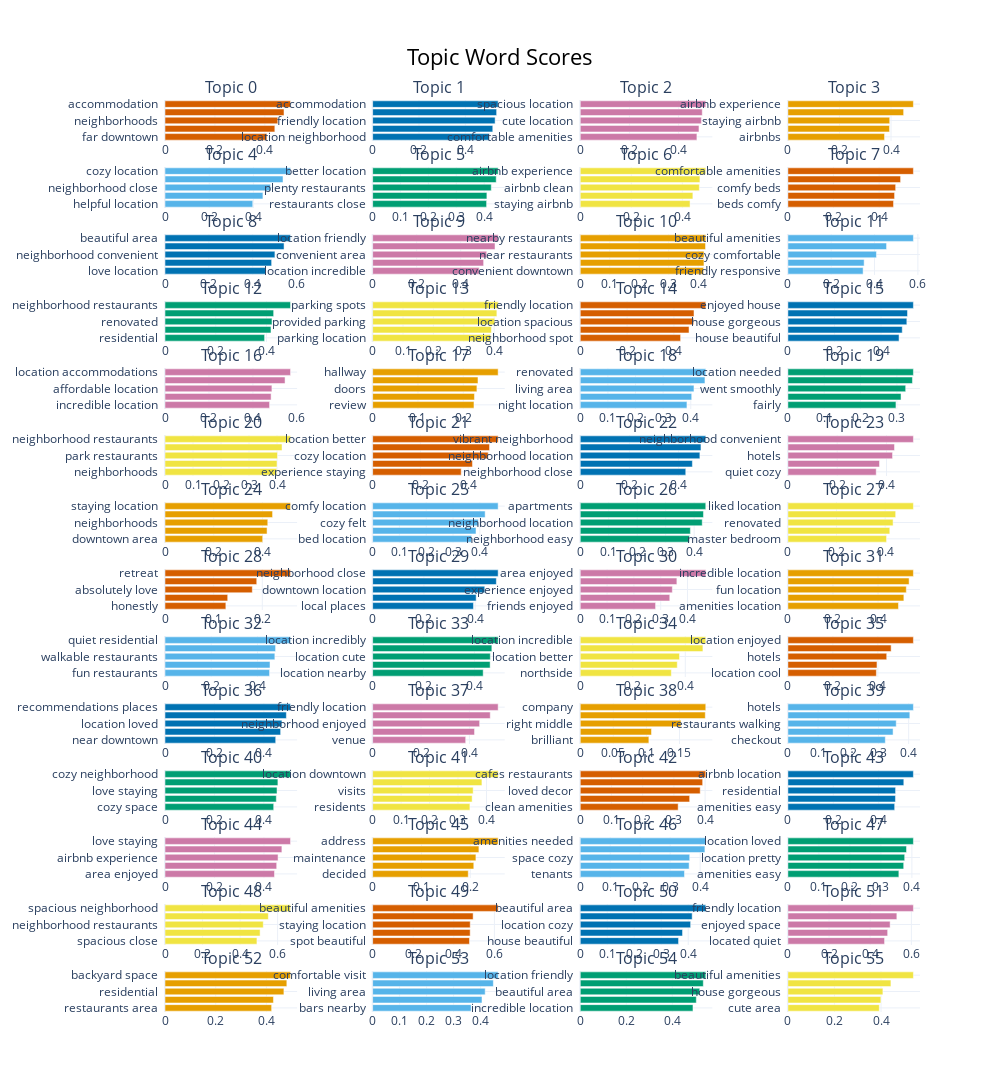

Notebook cell for this chart:
### Markdown cell above
Form topic labels

### Code cell
topic_model.visualize_barchart(top_n_topics=60)

### Figure 1 — Plotly figure (JSON) as saved in the notebook; plotly's stock layout.template omitted (floating-point values rounded to 4 significant figures)
{"data": [{"marker": {"color": "#D55E00"}, "orientation": "h", "type": "bar", "x": [0.4083, 0.4401, 0.452, 0.4769, 0.503], "xaxis": "x", "y": ["far downtown  ", "neighborhood close  ", "neighborhoods  ", "residential  ", "accommodation  "], "yaxis": "y"}, {"marker": {"color": "#0072B2"}, "orientation": "h", "type": "bar", "x": [0.503, 0.5183, 0.5284, 0.535, 0.5415], "xaxis": "x2", "y": ["location neighborhood  ", "location friendly  ", "friendly location  ", "location house  ", "accommodation  "], "yaxis": "y2"}, {"marker": {"color": "#CC79A7"}, "orientation": "h", "type": "bar", "x": [0.4745, 0.4829, 0.4927, 0.4963, 0.5105], "xaxis": "x3", "y": ["comfortable amenities  ", "neighborhood location  ", "cute location  ", "location loved  ", "spacious location  "], "yaxis": "y3"}, {"marker": {"color": "#E69F00"}, "orientation": "h", "type": "bar", "x": [0.3749, 0.394, 0.3949, 0.4489, 0.4867], "xaxis": "x4", "y": ["airbnbs  ", "pleasure staying  ", "staying airbnb  ", "airbnb location  ", "airbnb experience  "], "yaxis": "y4"}, {"marker": {"color": "#56B4E9"}, "orientation": "h", "type": "bar", "x": [0.397, 0.4429, 0.4771, 0.5337, 0.5677], "xaxis": "x5", "y": ["helpful location  ", "downtown area  ", "neighborhood close  ", "cozy space  ", "cozy location  "], "yaxis": "y5"}, {"marker": {"color": "#009E73"}, "orientation": "h", "type": "bar", "x": [0.4086, 0.4096, 0.4254, 0.4431, 0.45], "xaxis": "x6", "y": ["restaurants close  ", "neighborhood close  ", "plenty restaurants  ", "easy location  ", "better location  "], "yaxis": "y6"}, {"marker": {"color": "#F0E442"}, "orientation": "h", "type": "bar", "x": [0.4301, 0.4412, 0.4664, 0.4688, 0.4917], "xaxis": "x7", "y": ["staying airbnb  ", "airbnb location  ", "airbnb clean  ", "airbnbs  ", "airbnb experience  "], "yaxis": "y7"}, {"marker": {"color": "#D55E00"}, "orientation": "h", "type": "bar", "x": [0.463, 0.4675, 0.4722, 0.4938, 0.55], "xaxis": "x8", "y": ["beds comfy  ", "location comfortable  ", "comfy beds  ", "spacious beds  ", "comfortable amenities  "], "yaxis": "y8"}, {"marker": {"color": "#0072B2"}, "orientation": "h", "type": "bar", "x": [0.4596, 0.4863, 0.5012, 0.5429, 0.5724], "xaxis": "x9", "y": ["love location  ", "location cute  ", "neighborhood convenient  ", "location accommodations  ", "beautiful area  "], "yaxis": "y9"}, {"marker": {"color": "#CC79A7"}, "orientation": "h", "type": "bar", "x": [0.4838, 0.504, 0.5178, 0.5557, 0.5699], "xaxis": "x10", "y": ["location incredible  ", "beautiful area  ", "convenient area  ", "friendly location  ", "location friendly  "], "yaxis": "y10"}, {"marker": {"color": "#E69F00"}, "orientation": "h", "type": "bar", "x": [0.4182, 0.4195, 0.4198, 0.4248, 0.4257], "xaxis": "x11", "y": ["convenient downtown  ", "restaurants area  ", "near restaurants  ", "location restaurants  ", "nearby restaurants  "], "yaxis": "y11"}, {"marker": {"color": "#56B4E9"}, "orientation": "h", "type": "bar", "x": [0.3473, 0.352, 0.4087, 0.4554, 0.5793], "xaxis": "x12", "y": ["friendly responsive  ", "responsive friendly  ", "cozy comfortable  ", "clean amenities  ", "beautiful amenities  "], "yaxis": "y12"}, {"marker": {"color": "#009E73"}, "orientation": "h", "type": "bar", "x": [0.3925, 0.4177, 0.4217, 0.4282, 0.4947], "xaxis": "x13", "y": ["residential  ", "quiet residential  ", "renovated  ", "cafe  ", "neighborhood restaurants  "], "yaxis": "y13"}, {"marker": {"color": "#F0E442"}, "orientation": "h", "type": "bar", "x": [0.3879, 0.3909, 0.4019, 0.4089, 0.4131], "xaxis": "x14", "y": ["parking location  ", "parking convenient  ", "provided parking  ", "plenty parking  ", "parking spots  "], "yaxis": "y14"}, {"marker": {"color": "#D55E00"}, "orientation": "h", "type": "bar", "x": [0.4285, 0.4645, 0.4842, 0.4857, 0.5359], "xaxis": "x15", "y": ["neighborhood spot  ", "cute area  ", "location spacious  ", "spacious location  ", "friendly location  "], "yaxis": "y15"}, {"marker": {"color": "#0072B2"}, "orientation": "h", "type": "bar", "x": [0.4773, 0.491, 0.5108, 0.5136, 0.5389], "xaxis": "x16", "y": ["house beautiful  ", "beautiful spacious  ", "house gorgeous  ", "beautiful house  ", "enjoyed house  "], "yaxis": "y16"}, {"marker": {"color": "#CC79A7"}, "orientation": "h", "type": "bar", "x": [0.4757, 0.4827, 0.4864, 0.5462, 0.5711], "xaxis": "x17", "y": ["incredible location  ", "terrific location  ", "affordable location  ", "location enjoyed  ", "location accommodations  "], "yaxis": "y17"}, {"marker": {"color": "#E69F00"}, "orientation": "h", "type": "bar", "x": [0.2236, 0.2246, 0.2301, 0.2324, 0.2769], "xaxis": "x18", "y": ["review  ", "floors  ", "doors  ", "air conditioning  ", "hallway  "], "yaxis": "y18"}, {"marker": {"color": "#56B4E9"}, "orientation": "h", "type": "bar", "x": [0.3862, 0.4035, 0.4116, 0.4514, 0.4543], "xaxis": "x19", "y": ["night location  ", "wicker park  ", "living area  ", "uptown  ", "renovated  "], "yaxis": "y19"}, {"marker": {"color": "#009E73"}, "orientation": "h", "type": "bar", "x": [0.2974, 0.3114, 0.3242, 0.3428, 0.3454], "xaxis": "x20", "y": ["fairly  ", "lot fun  ", "went smoothly  ", "phenomenal  ", "location needed  "], "yaxis": "y20"}, {"marker": {"color": "#F0E442"}, "orientation": "h", "type": "bar", "x": [0.3989, 0.3999, 0.4016, 0.4179, 0.4482], "xaxis": "x21", "y": ["neighborhoods  ", "amenities location  ", "park restaurants  ", "neighborhood location  ", "neighborhood restaurants  "], "yaxis": "y21"}, {"marker": {"color": "#D55E00"}, "orientation": "h", "type": "bar", "x": [0.3705, 0.4177, 0.4834, 0.4891, 0.5251], "xaxis": "x22", "y": ["experience staying  ", "kitchen area  ", "cozy location  ", "nearby restaurants  ", "location better  "], "yaxis": "y22"}, {"marker": {"color": "#0072B2"}, "orientation": "h", "type": "bar", "x": [0.4292, 0.4562, 0.4867, 0.491, 0.5106], "xaxis": "x23", "y": ["neighborhood close  ", "cozy close  ", "neighborhood location  ", "residential  ", "vibrant neighborhood  "], "yaxis": "y23"}, {"marker": {"color": "#CC79A7"}, "orientation": "h", "type": "bar", "x": [0.3582, 0.3715, 0.4245, 0.4325, 0.5091], "xaxis": "x24", "y": ["quiet cozy  ", "main street  ", "hotels  ", "options nearby  ", "neighborhood convenient  "], "yaxis": "y24"}, {"marker": {"color": "#E69F00"}, "orientation": "h", "type": "bar", "x": [0.4008, 0.4188, 0.4217, 0.4414, 0.5151], "xaxis": "x25", "y": ["downtown area  ", "location city  ", "neighborhoods  ", "lots amenities  ", "staying location  "], "yaxis": "y25"}, {"marker": {"color": "#56B4E9"}, "orientation": "h", "type": "bar", "x": [0.3689, 0.3856, 0.3944, 0.4197, 0.4682], "xaxis": "x26", "y": ["bed location  ", "amenities provided  ", "cozy felt  ", "affordable location  ", "comfy location  "], "yaxis": "y26"}, {"marker": {"color": "#009E73"}, "orientation": "h", "type": "bar", "x": [0.3836, 0.3866, 0.4283, 0.4327, 0.4408], "xaxis": "x27", "y": ["neighborhood easy  ", "comfortable kitchen  ", "neighborhood location  ", "space amenities  ", "apartments  "], "yaxis": "y27"}, {"marker": {"color": "#F0E442"}, "orientation": "h", "type": "bar", "x": [0.4056, 0.4189, 0.4324, 0.4431, 0.5159], "xaxis": "x28", "y": ["master bedroom  ", "beautiful space  ", "renovated  ", "location cool  ", "liked location  "], "yaxis": "y28"}, {"marker": {"color": "#D55E00"}, "orientation": "h", "type": "bar", "x": [0.1251, 0.1289, 0.1795, 0.1886, 0.258], "xaxis": "x29", "y": ["honestly  ", "worth money  ", "absolutely love  ", "couples  ", "retreat  "], "yaxis": "y29"}, {"marker": {"color": "#0072B2"}, "orientation": "h", "type": "bar", "x": [0.3934, 0.404, 0.4374, 0.4827, 0.4897], "xaxis": "x30", "y": ["local places  ", "outstanding location  ", "downtown location  ", "location better  ", "neighborhood close  "], "yaxis": "y30"}, {"marker": {"color": "#CC79A7"}, "orientation": "h", "type": "bar", "x": [0.2808, 0.3338, 0.3432, 0.3602, 0.4679], "xaxis": "x31", "y": ["friends enjoyed  ", "staycation  ", "experience enjoyed  ", "family enjoyed  ", "area enjoyed  "], "yaxis": "y31"}, {"marker": {"color": "#E69F00"}, "orientation": "h", "type": "bar", "x": [0.4906, 0.5145, 0.5254, 0.5378, 0.5568], "xaxis": "x32", "y": ["amenities location  ", "area beautiful  ", "fun location  ", "location amenities  ", "incredible location  "], "yaxis": "y32"}, {"marker": {"color": "#56B4E9"}, "orientation": "h", "type": "bar", "x": [0.4522, 0.4542, 0.4752, 0.4783, 0.543], "xaxis": "x33", "y": ["fun restaurants  ", "neighborhoods  ", "walkable restaurants  ", "residential  ", "quiet residential  "], "yaxis": "y33"}, {"marker": {"color": "#009E73"}, "orientation": "h", "type": "bar", "x": [0.4342, 0.4615, 0.4622, 0.4682, 0.493], "xaxis": "x34", "y": ["location nearby  ", "places location  ", "location cute  ", "location comfortable  ", "location incredibly  "], "yaxis": "y34"}, {"marker": {"color": "#F0E442"}, "orientation": "h", "type": "bar", "x": [0.3468, 0.3693, 0.3778, 0.4671, 0.4779], "xaxis": "x35", "y": ["northside  ", "location overall  ", "location better  ", "terrific location  ", "location incredible  "], "yaxis": "y35"}, {"marker": {"color": "#D55E00"}, "orientation": "h", "type": "bar", "x": [0.3934, 0.3961, 0.4394, 0.4591, 0.558], "xaxis": "x36", "y": ["location cool  ", "helpful location  ", "hotels  ", "better hotel  ", "location enjoyed  "], "yaxis": "y36"}, {"marker": {"color": "#0072B2"}, "orientation": "h", "type": "bar", "x": [0.4478, 0.4677, 0.4729, 0.4909, 0.5077], "xaxis": "x37", "y": ["near downtown  ", "restaurants area  ", "location loved  ", "location amenities  ", "recommendations places  "], "yaxis": "y37"}, {"marker": {"color": "#CC79A7"}, "orientation": "h", "type": "bar", "x": [0.3846, 0.4211, 0.4422, 0.486, 0.5187], "xaxis": "x38", "y": ["venue  ", "neighborhood beautiful  ", "neighborhood enjoyed  ", "location spacious  ", "friendly location  "], "yaxis": "y38"}, {"marker": {"color": "#E69F00"}, "orientation": "h", "type": "bar", "x": [0.1037, 0.1077, 0.1523, 0.189, 0.1897], "xaxis": "x39", "y": ["brilliant  ", "reccomend  ", "right middle  ", "10 stars  ", "company  "], "yaxis": "y39"}, {"marker": {"color": "#56B4E9"}, "orientation": "h", "type": "bar", "x": [0.3226, 0.3483, 0.3587, 0.4038, 0.4156], "xaxis": "x40", "y": ["checkout  ", "indoor  ", "restaurants walking  ", "pleasure staying  ", "hotels  "], "yaxis": "y40"}, {"marker": {"color": "#009E73"}, "orientation": "h", "type": "bar", "x": [0.4398, 0.4504, 0.4533, 0.4569, 0.5079], "xaxis": "x41", "y": ["cozy space  ", "location cozy  ", "love staying  ", "cozy location  ", "cozy neighborhood  "], "yaxis": "y41"}, {"marker": {"color": "#F0E442"}, "orientation": "h", "type": "bar", "x": [0.3418, 0.3497, 0.3533, 0.3841, 0.4411], "xaxis": "x42", "y": ["residents  ", "living dining  ", "visits  ", "uptown  ", "location downtown  "], "yaxis": "y42"}, {"marker": {"color": "#D55E00"}, "orientation": "h", "type": "bar", "x": [0.3137, 0.3505, 0.3843, 0.3922, 0.4021], "xaxis": "x43", "y": ["clean amenities  ", "decor location  ", "loved decor  ", "amenities like  ", "cafes restaurants  "], "yaxis": "y43"}, {"marker": {"color": "#0072B2"}, "orientation": "h", "type": "bar", "x": [0.4705, 0.4739, 0.4745, 0.5107, 0.553], "xaxis": "x44", "y": ["amenities easy  ", "residential area  ", "residential  ", "location accommodations  ", "airbnb location  "], "yaxis": "y44"}, {"marker": {"color": "#CC79A7"}, "orientation": "h", "type": "bar", "x": [0.4425, 0.4514, 0.4569, 0.4724, 0.5073], "xaxis": "x45", "y": ["area enjoyed  ", "comfortable house  ", "airbnb experience  ", "beautiful house  ", "love staying  "], "yaxis": "y45"}, {"marker": {"color": "#E69F00"}, "orientation": "h", "type": "bar", "x": [0.1959, 0.2072, 0.2115, 0.2176, 0.257], "xaxis": "x46", "y": ["decided  ", "reservation  ", "maintenance  ", "review  ", "address  "], "yaxis": "y46"}, {"marker": {"color": "#56B4E9"}, "orientation": "h", "type": "bar", "x": [0.3477, 0.3632, 0.3651, 0.4159, 0.4187], "xaxis": "x47", "y": ["tenants  ", "comfortable space  ", "space cozy  ", "neighborhood cute  ", "amenities needed  "], "yaxis": "y47"}, {"marker": {"color": "#009E73"}, "orientation": "h", "type": "bar", "x": [0.358, 0.3736, 0.3768, 0.3827, 0.4049], "xaxis": "x48", "y": ["amenities easy  ", "near downtown  ", "location pretty  ", "downtown area  ", "location loved  "], "yaxis": "y48"}, {"marker": {"color": "#F0E442"}, "orientation": "h", "type": "bar", "x": [0.4898, 0.5066, 0.5235, 0.5506, 0.6687], "xaxis": "x49", "y": ["spacious close  ", "amenities close  ", "neighborhood restaurants  ", "location nearby  ", "spacious neighborhood  "], "yaxis": "y49"}, {"marker": {"color": "#D55E00"}, "orientation": "h", "type": "bar", "x": [0.4772, 0.4806, 0.4809, 0.4952, 0.6185], "xaxis": "x50", "y": ["spot beautiful  ", "loved neighborhood  ", "staying location  ", "restaurants space  ", "beautiful amenities  "], "yaxis": "y50"}, {"marker": {"color": "#0072B2"}, "orientation": "h", "type": "bar", "x": [0.3641, 0.3789, 0.4089, 0.4146, 0.465], "xaxis": "x51", "y": ["house beautiful  ", "location neighborhood  ", "location cozy  ", "cozy space  ", "beautiful area  "], "yaxis": "y51"}, {"marker": {"color": "#CC79A7"}, "orientation": "h", "type": "bar", "x": [0.4698, 0.4848, 0.4968, 0.5295, 0.6099], "xaxis": "x52", "y": ["located quiet  ", "residential area  ", "enjoyed space  ", "comfortable neighborhood  ", "friendly location  "], "yaxis": "y52"}, {"marker": {"color": "#E69F00"}, "orientation": "h", "type": "bar", "x": [0.4207, 0.4278, 0.4691, 0.4806, 0.4952], "xaxis": "x53", "y": ["restaurants area  ", "located neighborhood  ", "residential  ", "restaurants amenities  ", "backyard space  "], "yaxis": "y53"}, {"marker": {"color": "#56B4E9"}, "orientation": "h", "type": "bar", "x": [0.3649, 0.4052, 0.417, 0.4472, 0.465], "xaxis": "x54", "y": ["bars nearby  ", "locations  ", "living area  ", "uptown  ", "comfortable visit  "], "yaxis": "y54"}, {"marker": {"color": "#009E73"}, "orientation": "h", "type": "bar", "x": [0.4897, 0.5041, 0.519, 0.5345, 0.5452], "xaxis": "x55", "y": ["incredible location  ", "affordable location  ", "beautiful area  ", "location enjoyed  ", "location friendly  "], "yaxis": "y55"}, {"marker": {"color": "#F0E442"}, "orientation": "h", "type": "bar", "x": [0.3926, 0.3994, 0.4081, 0.4425, 0.539], "xaxis": "x56", "y": ["cute area  ", "parking house  ", "house gorgeous  ", "airbnb location  ", "beautiful amenities  "], "yaxis": "y56"}], "layout": {"annotations": [{"font": {"size": 16}, "showarrow": false, "text": "Topic 0", "x": 0.0875, "xanchor": "center", "xref": "paper", "y": 1.0, "yanchor": "bottom", "yref": "paper"}, {"font": {"size": 16}, "showarrow": false, "text": "Topic 1", "x": 0.3625, "xanchor": "center", "xref": "paper", "y": 1.0, "yanchor": "bottom", "yref": "paper"}, {"font": {"size": 16}, "showarrow": false, "text": "Topic 2", "x": 0.6375, "xanchor": "center", "xref": "paper", "y": 1.0, "yanchor": "bottom", "yref": "paper"}, {"font": {"size": 16}, "showarrow": false, "text": "Topic 3", "x": 0.9125, "xanchor": "center", "xref": "paper", "y": 1.0, "yanchor": "bottom", "yref": "paper"}, {"font": {"size": 16}, "showarrow": false, "text": "Topic 4", "x": 0.0875, "xanchor": "center", "xref": "paper", "y": 0.9265, "yanchor": "bottom", "yref": "paper"}, {"font": {"size": 16}, "showarrow": false, "text": "Topic 5", "x": 0.3625, "xanchor": "center", "xref": "paper", "y": 0.9265, "yanchor": "bottom", "yref": "paper"}, {"font": {"size": 16}, "showarrow": false, "text": "Topic 6", "x": 0.6375, "xanchor": "center", "xref": "paper", "y": 0.9265, "yanchor": "bottom", "yref": "paper"}, {"font": {"size": 16}, "showarrow": false, "text": "Topic 7", "x": 0.9125, "xanchor": "center", "xref": "paper", "y": 0.9265, "yanchor": "bottom", "yref": "paper"}, {"font": {"size": 16}, "showarrow": false, "text": "Topic 8", "x": 0.0875, "xanchor": "center", "xref": "paper", "y": 0.8531, "yanchor": "bottom", "yref": "paper"}, {"font": {"size": 16}, "showarrow": false, "text": "Topic 9", "x": 0.3625, "xanchor": "center", "xref": "paper", "y": 0.8531, "yanchor": "bottom", "yref": "paper"}, {"font": {"size": 16}, "showarrow": false, "text": "Topic 10", "x": 0.6375, "xanchor": "center", "xref": "paper", "y": 0.8531, "yanchor": "bottom", "yref": "paper"}, {"font": {"size": 16}, "showarrow": false, "text": "Topic 11", "x": 0.9125, "xanchor": "center", "xref": "paper", "y": 0.8531, "yanchor": "bottom", "yref": "paper"}, {"font": {"size": 16}, "showarrow": false, "text": "Topic 12", "x": 0.0875, "xanchor": "center", "xref": "paper", "y": 0.7796, "yanchor": "bottom", "yref": "paper"}, {"font": {"size": 16}, "showarrow": false, "text": "Topic 13", "x": 0.3625, "xanchor": "center", "xref": "paper", "y": 0.7796, "yanchor": "bottom", "yref": "paper"}, {"font": {"size": 16}, "showarrow": false, "text": "Topic 14", "x": 0.6375, "xanchor": "center", "xref": "paper", "y": 0.7796, "yanchor": "bottom", "yref": "paper"}, {"font": {"size": 16}, "showarrow": false, "text": "Topic 15", "x": 0.9125, "xanchor": "center", "xref": "paper", "y": 0.7796, "yanchor": "bottom", "yref": "paper"}, {"font": {"size": 16}, "showarrow": false, "text": "Topic 16", "x": 0.0875, "xanchor": "center", "xref": "paper", "y": 0.7061, "yanchor": "bottom", "yref": "paper"}, {"font": {"size": 16}, "showarrow": false, "text": "Topic 17", "x": 0.3625, "xanchor": "center", "xref": "paper", "y": 0.7061, "yanchor": "bottom", "yref": "paper"}, {"font": {"size": 16}, "showarrow": false, "text": "Topic 18", "x": 0.6375, "xanchor": "center", "xref": "paper", "y": 0.7061, "yanchor": "bottom", "yref": "paper"}, {"font": {"size": 16}, "showarrow": false, "text": "Topic 19", "x": 0.9125, "xanchor": "center", "xref": "paper", "y": 0.7061, "yanchor": "bottom", "yref": "paper"}, {"font": {"size": 16}, "showarrow": false, "text": "Topic 20", "x": 0.0875, "xanchor": "center", "xref": "paper", "y": 0.6327, "yanchor": "bottom", "yref": "paper"}, {"font": {"size": 16}, "showarrow": false, "text": "Topic 21", "x": 0.3625, "xanchor": "center", "xref": "paper", "y": 0.6327, "yanchor": "bottom", "yref": "paper"}, {"font": {"size": 16}, "showarrow": false, "text": "Topic 22", "x": 0.6375, "xanchor": "center", "xref": "paper", "y": 0.6327, "yanchor": "bottom", "yref": "paper"}, {"font": {"size": 16}, "showarrow": false, "text": "Topic 23", "x": 0.9125, "xanchor": "center", "xref": "paper", "y": 0.6327, "yanchor": "bottom", "yref": "paper"}, {"font": {"size": 16}, "showarrow": false, "text": "Topic 24", "x": 0.0875, "xanchor": "center", "xref": "paper", "y": 0.5592, "yanchor": "bottom", "yref": "paper"}, {"font": {"size": 16}, "showarrow": false, "text": "Topic 25", "x": 0.3625, "xanchor": "center", "xref": "paper", "y": 0.5592, "yanchor": "bottom", "yref": "paper"}, {"font": {"size": 16}, "showarrow": false, "text": "Topic 26", "x": 0.6375, "xanchor": "center", "xref": "paper", "y": 0.5592, "yanchor": "bottom", "yref": "paper"}, {"font": {"size": 16}, "showarrow": false, "text": "Topic 27", "x": 0.9125, "xanchor": "center", "xref": "paper", "y": 0.5592, "yanchor": "bottom", "yref": "paper"}, {"font": {"size": 16}, "showarrow": false, "text": "Topic 28", "x": 0.0875, "xanchor": "center", "xref": "paper", "y": 0.4857, "yanchor": "bottom", "yref": "paper"}, {"font": {"size": 16}, "showarrow": false, "text": "Topic 29", "x": 0.3625, "xanchor": "center", "xref": "paper", "y": 0.4857, "yanchor": "bottom", "yref": "paper"}, {"font": {"size": 16}, "showarrow": false, "text": "Topic 30", "x": 0.6375, "xanchor": "center", "xref": "paper", "y": 0.4857, "yanchor": "bottom", "yref": "paper"}, {"font": {"size": 16}, "showarrow": false, "text": "Topic 31", "x": 0.9125, "xanchor": "center", "xref": "paper", "y": 0.4857, "yanchor": "bottom", "yref": "paper"}, {"font": {"size": 16}, "showarrow": false, "text": "Topic 32", "x": 0.0875, "xanchor": "center", "xref": "paper", "y": 0.4122, "yanchor": "bottom", "yref": "paper"}, {"font": {"size": 16}, "showarrow": false, "text": "Topic 33", "x": 0.3625, "xanchor": "center", "xref": "paper", "y": 0.4122, "yanchor": "bottom", "yref": "paper"}, {"font": {"size": 16}, "showarrow": false, "text": "Topic 34", "x": 0.6375, "xanchor": "center", "xref": "paper", "y": 0.4122, "yanchor": "bottom", "yref": "paper"}, {"font": {"size": 16}, "showarrow": false, "text": "Topic 35", "x": 0.9125, "xanchor": "center", "xref": "paper", "y": 0.4122, "yanchor": "bottom", "yref": "paper"}, {"font": {"size": 16}, "showarrow": false, "text": "Topic 36", "x": 0.0875, "xanchor": "center", "xref": "paper", "y": 0.3388, "yanchor": "bottom", "yref": "paper"}, {"font": {"size": 16}, "showarrow": false, "text": "Topic 37", "x": 0.3625, "xanchor": "center", "xref": "paper", "y": 0.3388, "yanchor": "bottom", "yref": "paper"}, {"font": {"size": 16}, "showarrow": false, "text": "Topic 38", "x": 0.6375, "xanchor": "center", "xref": "paper", "y": 0.3388, "yanchor": "bottom", "yref": "paper"}, {"font": {"size": 16}, "showarrow": false, "text": "Topic 39", "x": 0.9125, "xanchor": "center", "xref": "paper", "y": 0.3388, "yanchor": "bottom", "yref": "paper"}, {"font": {"size": 16}, "showarrow": false, "text": "Topic 40", "x": 0.0875, "xanchor": "center", "xref": "paper", "y": 0.2653, "yanchor": "bottom", "yref": "paper"}, {"font": {"size": 16}, "showarrow": false, "text": "Topic 41", "x": 0.3625, "xanchor": "center", "xref": "paper", "y": 0.2653, "yanchor": "bottom", "yref": "paper"}, {"font": {"size": 16}, "showarrow": false, "text": "Topic 42", "x": 0.6375, "xanchor": "center", "xref": "paper", "y": 0.2653, "yanchor": "bottom", "yref": "paper"}, {"font": {"size": 16}, "showarrow": false, "text": "Topic 43", "x": 0.9125, "xanchor": "center", "xref": "paper", "y": 0.2653, "yanchor": "bottom", "yref": "paper"}, {"font": {"size": 16}, "showarrow": false, "text": "Topic 44", "x": 0.0875, "xanchor": "center", "xref": "paper", "y": 0.1918, "yanchor": "bottom", "yref": "paper"}, {"font": {"size": 16}, "showarrow": false, "text": "Topic 45", "x": 0.3625, "xanchor": "center", "xref": "paper", "y": 0.1918, "yanchor": "bottom", "yref": "paper"}, {"font": {"size": 16}, "showarrow": false, "text": "Topic 46", "x": 0.6375, "xanchor": "center", "xref": "paper", "y": 0.1918, "yanchor": "bottom", "yref": "paper"}, {"font": {"size": 16}, "showarrow": false, "text": "Topic 47", "x": 0.9125, "xanchor": "center", "xref": "paper", "y": 0.1918, "yanchor": "bottom", "yref": "paper"}, {"font": {"size": 16}, "showarrow": false, "text": "Topic 48", "x": 0.0875, "xanchor": "center", "xref": "paper", "y": 0.1184, "yanchor": "bottom", "yref": "paper"}, {"font": {"size": 16}, "showarrow": false, "text": "Topic 49", "x": 0.3625, "xanchor": "center", "xref": "paper", "y": 0.1184, "yanchor": "bottom", "yref": "paper"}, {"font": {"size": 16}, "showarrow": false, "text": "Topic 50", "x": 0.6375, "xanchor": "center", "xref": "paper", "y": 0.1184, "yanchor": "bottom", "yref": "paper"}, {"font": {"size": 16}, "showarrow": false, "text": "Topic 51", "x": 0.9125, "xanchor": "center", "xref": "paper", "y": 0.1184, "yanchor": "bottom", "yref": "paper"}, {"font": {"size": 16}, "showarrow": false, "text": "Topic 52", "x": 0.0875, "xanchor": "center", "xref": "paper", "y": 0.0449, "yanchor": "bottom", "yref": "paper"}, {"font": {"size": 16}, "showarrow": false, "text": "Topic 53", "x": 0.3625, "xanchor": "center", "xref": "paper", "y": 0.0449, "yanchor": "bottom", "yref": "paper"}, {"font": {"size": 16}, "showarrow": false, "text": "Topic 54", "x": 0.6375, "xanchor": "center", "xref": "paper", "y": 0.0449, "yanchor": "bottom", "yref": "paper"}, {"font": {"size": 16}, "showarrow": false, "text": "Topic 55", "x": 0.9125, "xanchor": "center", "xref": "paper", "y": 0.0449, "yanchor": "bottom", "yref": "paper"}], "height": 3500, "hoverlabel": {"bgcolor": "white", "font": {"family": "Rockwell", "size": 16}}, "showlegend": false, "title": {"font": {"color": "Black", "size": 22}, "text": "Topic Word Scores", "x": 0.5, "xanchor": "center", "yanchor": "top"}, "width": 1000, "xaxis": {"anchor": "y", "domain": [0, 0.175], "showgrid": true}, "xaxis10": {"anchor": "y10", "domain": [0.275, 0.45], "showgrid": true}, "xaxis11": {"anchor": "y11", "domain": [0.55, 0.725], "showgrid": true}, "xaxis12": {"anchor": "y12", "domain": [0.825, 1], "showgrid": true}, "xaxis13": {"anchor": "y13", "domain": [0, 0.175], "showgrid": true}, "xaxis14": {"anchor": "y14", "domain": [0.275, 0.45], "showgrid": true}, "xaxis15": {"anchor": "y15", "domain": [0.55, 0.725], "showgrid": true}, "xaxis16": {"anchor": "y16", "domain": [0.825, 1], "showgrid": true}, "xaxis17": {"anchor": "y17", "domain": [0, 0.175], "showgrid": true}, "xaxis18": {"anchor": "y18", "domain": [0.275, 0.45], "showgrid": true}, "xaxis19": {"anchor": "y19", "domain": [0.55, 0.725], "showgrid": true}, "xaxis2": {"anchor": "y2", "domain": [0.275, 0.45], "showgrid": true}, "xaxis20": {"anchor": "y20", "domain": [0.825, 1], "showgrid": true}, "xaxis21": {"anchor": "y21", "domain": [0, 0.175], "showgrid": true}, "xaxis22": {"anchor": "y22", "domain": [0.275, 0.45], "showgrid": true}, "xaxis23": {"anchor": "y23", "domain": [0.55, 0.725], "showgrid": true}, "xaxis24": {"anchor": "y24", "domain": [0.825, 1], "showgrid": true}, "xaxis25": {"anchor": "y25", "domain": [0, 0.175], "showgrid": true}, "xaxis26": {"anchor": "y26", "domain": [0.275, 0.45], "showgrid": true}, "xaxis27": {"anchor": "y27", "domain": [0.55, 0.725], "showgrid": true}, "xaxis28": {"anchor": "y28", "domain": [0.825, 1], "showgrid": true}, "xaxis29": {"anchor": "y29", "domain": [0, 0.175], "showgrid": true}, "xaxis3": {"anchor": "y3", "domain": [0.55, 0.725], "showgrid": true}, "xaxis30": {"anchor": "y30", "domain": [0.275, 0.45], "showgrid": true}, "xaxis31": {"anchor": "y31", "domain": [0.55, 0.725], "showgrid": true}, "xaxis32": {"anchor": "y32", "domain": [0.825, 1], "showgrid": true}, "xaxis33": {"anchor": "y33", "domain": [0, 0.175], "showgrid": true}, "xaxis34": {"anchor": "y34", "domain": [0.275, 0.45], "showgrid": true}, "xaxis35": {"anchor": "y35", "domain": [0.55, 0.725], "showgrid": true}, "xaxis36": {"anchor": "y36", "domain": [0.825, 1], "showgrid": true}, "xaxis37": {"anchor": "y37", "domain": [0, 0.175], "showgrid": true}, "xaxis38": {"anchor": "y38", "domain": [0.275, 0.45], "showgrid": true}, "xaxis39": {"anchor": "y39", "domain": [0.55, 0.725], "showgrid": true}, "xaxis4": {"anchor": "y4", "domain": [0.825, 1], "showgrid": true}, "xaxis40": {"anchor": "y40", "domain": [0.825, 1], "showgrid": true}, "xaxis41": {"anchor": "y41", "domain": [0, 0.175], "showgrid": true}, "xaxis42": {"anchor": "y42", "domain": [0.275, 0.45], "showgrid": true}, "xaxis43": {"anchor": "y43", "domain": [0.55, 0.725], "showgrid": true}, "xaxis44": {"anchor": "y44", "domain": [0.825, 1], "showgrid": true}, "xaxis45": {"anchor": "y45", "domain": [0, 0.175], "showgrid": true}, "xaxis46": {"anchor": "y46", "domain": [0.275, 0.45], "showgrid": true}, "xaxis47": {"anchor": "y47", "domain": [0.55, 0.725], "showgrid": true}, "xaxis48": {"anchor": "y48", "domain": [0.825, 1], "showgrid": true}, "xaxis49": {"anchor": "y49", "domain": [0, 0.175], "showgrid": true}, "xaxis5": {"anchor": "y5", "domain": [0, 0.175], "showgrid": true}, "xaxis50": {"anchor": "y50", "domain": [0.275, 0.45], "showgrid": true}, "xaxis51": {"anchor": "y51", "domain": [0.55, 0.725], "showgrid": true}, "xaxis52": {"anchor": "y52", "domain": [0.825, 1], "showgrid": true}, "xaxis53": {"anchor": "y53", "domain": [0, 0.175], "showgrid": true}, "xaxis54": {"anchor": "y54", "domain": [0.275, 0.45], "showgrid": true}, "xaxis55": {"anchor": "y55", "domain": [0.55, 0.725], "showgrid": true}, "xaxis56": {"anchor": "y56", "domain": [0.825, 1], "showgrid": true}, "xaxis6": {"anchor": "y6", "domain": [0.275, 0.45], "showgrid": true}, "xaxis7": {"anchor": "y7", "domain": [0.55, 0.725], "showgrid": true}, "xaxis8": {"anchor": "y8", "domain": [0.825, 1], "showgrid": true}, "xaxis9": {"anchor": "y9", "domain": [0, 0.175], "showgrid": true}, "yaxis": {"anchor": "x", "domain": [0.9551, 1.0], "showgrid": true}, "yaxis10": {"anchor": "x10", "domain": [0.8082, 0.8531], "showgrid": true}, "yaxis11": {"anchor": "x11", "domain": [0.8082, 0.8531], "showgrid": true}, "yaxis12": {"anchor": "x12", "domain": [0.8082, 0.8531], "showgrid": true}, "yaxis13": {"anchor": "x13", "domain": [0.7347, 0.7796], "showgrid": true}, "yaxis14": {"anchor": "x14", "domain": [0.7347, 0.7796], "showgrid": true}, "yaxis15": {"anchor": "x15", "domain": [0.7347, 0.7796], "showgrid": true}, "yaxis16": {"anchor": "x16", "domain": [0.7347, 0.7796], "showgrid": true}, "yaxis17": {"anchor": "x17", "domain": [0.6612, 0.7061], "showgrid": true}, "yaxis18": {"anchor": "x18", "domain": [0.6612, 0.7061], "showgrid": true}, "yaxis19": {"anchor": "x19", "domain": [0.6612, 0.7061], "showgrid": true}, "yaxis2": {"anchor": "x2", "domain": [0.9551, 1.0], "showgrid": true}, "yaxis20": {"anchor": "x20", "domain": [0.6612, 0.7061], "showgrid": true}, "yaxis21": {"anchor": "x21", "domain": [0.5878, 0.6327], "showgrid": true}, "yaxis22": {"anchor": "x22", "domain": [0.5878, 0.6327], "showgrid": true}, "yaxis23": {"anchor": "x23", "domain": [0.5878, 0.6327], "showgrid": true}, "yaxis24": {"anchor": "x24", "domain": [0.5878, 0.6327], "showgrid": true}, "yaxis25": {"anchor": "x25", "domain": [0.5143, 0.5592], "showgrid": true}, "yaxis26": {"anchor": "x26", "domain": [0.5143, 0.5592], "showgrid": true}, "yaxis27": {"anchor": "x27", "domain": [0.5143, 0.5592], "showgrid": true}, "yaxis28": {"anchor": "x28", "domain": [0.5143, 0.5592], "showgrid": true}, "yaxis29": {"anchor": "x29", "domain": [0.4408, 0.4857], "showgrid": true}, "yaxis3": {"anchor": "x3", "domain": [0.9551, 1.0], "showgrid": true}, "yaxis30": {"anchor": "x30", "domain": [0.4408, 0.4857], "showgrid": true}, "yaxis31": {"anchor": "x31", "domain": [0.4408, 0.4857], "showgrid": true}, "yaxis32": {"anchor": "x32", "domain": [0.4408, 0.4857], "showgrid": true}, "yaxis33": {"anchor": "x33", "domain": [0.3673, 0.4122], "showgrid": true}, "yaxis34": {"anchor": "x34", "domain": [0.3673, 0.4122], "showgrid": true}, "yaxis35": {"anchor": "x35", "domain": [0.3673, 0.4122], "showgrid": true}, "yaxis36": {"anchor": "x36", "domain": [0.3673, 0.4122], "showgrid": true}, "yaxis37": {"anchor": "x37", "domain": [0.2939, 0.3388], "showgrid": true}, "yaxis38": {"anchor": "x38", "domain": [0.2939, 0.3388], "showgrid": true}, "yaxis39": {"anchor": "x39", "domain": [0.2939, 0.3388], "showgrid": true}, "yaxis4": {"anchor": "x4", "domain": [0.9551, 1.0], "showgrid": true}, "yaxis40": {"anchor": "x40", "domain": [0.2939, 0.3388], "showgrid": true}, "yaxis41": {"anchor": "x41", "domain": [0.2204, 0.2653], "showgrid": true}, "yaxis42": {"anchor": "x42", "domain": [0.2204, 0.2653], "showgrid": true}, "yaxis43": {"anchor": "x43", "domain": [0.2204, 0.2653], "showgrid": true}, "yaxis44": {"anchor": "x44", "domain": [0.2204, 0.2653], "showgrid": true}, "yaxis45": {"anchor": "x45", "domain": [0.1469, 0.1918], "showgrid": true}, "yaxis46": {"anchor": "x46", "domain": [0.1469, 0.1918], "showgrid": true}, "yaxis47": {"anchor": "x47", "domain": [0.1469, 0.1918], "showgrid": true}, "yaxis48": {"anchor": "x48", "domain": [0.1469, 0.1918], "showgrid": true}, "yaxis49": {"anchor": "x49", "domain": [0.07347, 0.1184], "showgrid": true}, "yaxis5": {"anchor": "x5", "domain": [0.8816, 0.9265], "showgrid": true}, "yaxis50": {"anchor": "x50", "domain": [0.07347, 0.1184], "showgrid": true}, "yaxis51": {"anchor": "x51", "domain": [0.07347, 0.1184], "showgrid": true}, "yaxis52": {"anchor": "x52", "domain": [0.07347, 0.1184], "showgrid": true}, "yaxis53": {"anchor": "x53", "domain": [0, 0.0449], "showgrid": true}, "yaxis54": {"anchor": "x54", "domain": [0, 0.0449], "showgrid": true}, "yaxis55": {"anchor": "x55", "domain": [0, 0.0449], "showgrid": true}, "yaxis56": {"anchor": "x56", "domain": [0, 0.0449], "showgrid": true}, "yaxis6": {"anchor": "x6", "domain": [0.8816, 0.9265], "showgrid": true}, "yaxis7": {"anchor": "x7", "domain": [0.8816, 0.9265], "showgrid": true}, "yaxis8": {"anchor": "x8", "domain": [0.8816, 0.9265], "showgrid": true}, "yaxis9": {"anchor": "x9", "domain": [0.8082, 0.8531], "showgrid": true}}}
